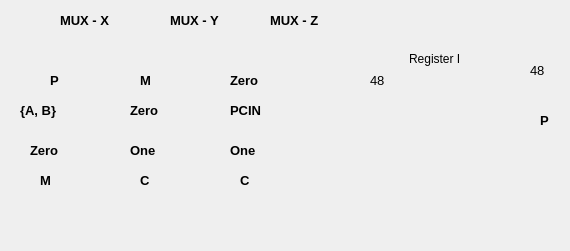
    <widget class="QWidget" name="tabMult">
     <attribute name="title">
      <string>DSP48 Multiplier &amp; Output</string>
     </attribute>
     <widget class="QLabel" name="lab_m_x">
      <property name="geometry">
       <rect>
        <x>80</x>
        <y>60</y>
        <width>22</width>
        <height>161</height>
       </rect>
      </property>
      <property name="sizePolicy">
       <sizepolicy hsizetype="Preferred" vsizetype="Preferred">
        <horstretch>0</horstretch>
        <verstretch>0</verstretch>
       </sizepolicy>
      </property>
      <property name="styleSheet">
       <string notr="true">background: rgba(255,255,255,0%)</string>
      </property>
      <property name="text">
       <string/>
      </property>
      <property name="textFormat">
       <enum>Qt::PlainText</enum>
      </property>
      <property name="pixmap">
       <pixmap resource="ui_res.qrc">:/image/m_l_nop.png</pixmap>
      </property>
      <property name="scaledContents">
       <bool>false</bool>
      </property>
     </widget>
     <widget class="QLabel" name="lab_m_mux_x">
      <property name="geometry">
       <rect>
        <x>60</x>
        <y>10</y>
        <width>61</width>
        <height>21</height>
       </rect>
      </property>
      <property name="font">
       <font>
        <pointsize>10</pointsize>
        <weight>75</weight>
        <bold>true</bold>
       </font>
      </property>
      <property name="styleSheet">
       <string notr="true">background: rgba(255,255,255,0%)</string>
      </property>
      <property name="text">
       <string>MUX - X</string>
      </property>
     </widget>
     <widget class="QLabel" name="lab_w_mx_0">
      <property name="geometry">
       <rect>
        <x>60</x>
        <y>90</y>
        <width>22</width>
        <height>2</height>
       </rect>
      </property>
      <property name="sizePolicy">
       <sizepolicy hsizetype="Preferred" vsizetype="Preferred">
        <horstretch>0</horstretch>
        <verstretch>0</verstretch>
       </sizepolicy>
      </property>
      <property name="styleSheet">
       <string notr="true">background: rgba(255,255,255,0%)</string>
      </property>
      <property name="text">
       <string/>
      </property>
      <property name="textFormat">
       <enum>Qt::PlainText</enum>
      </property>
      <property name="pixmap">
       <pixmap resource="ui_res.qrc">:/image/short_w.png</pixmap>
      </property>
      <property name="scaledContents">
       <bool>false</bool>
      </property>
     </widget>
     <widget class="QLabel" name="lab_t_mux_x_0">
      <property name="geometry">
       <rect>
        <x>50</x>
        <y>70</y>
        <width>21</width>
        <height>21</height>
       </rect>
      </property>
      <property name="font">
       <font>
        <pointsize>10</pointsize>
        <weight>75</weight>
        <bold>true</bold>
       </font>
      </property>
      <property name="styleSheet">
       <string notr="true">background: rgba(255,255,255,0%)</string>
      </property>
      <property name="text">
       <string>P</string>
      </property>
     </widget>
     <widget class="QLabel" name="lab_w_mx_1">
      <property name="geometry">
       <rect>
        <x>60</x>
        <y>120</y>
        <width>22</width>
        <height>2</height>
       </rect>
      </property>
      <property name="sizePolicy">
       <sizepolicy hsizetype="Preferred" vsizetype="Preferred">
        <horstretch>0</horstretch>
        <verstretch>0</verstretch>
       </sizepolicy>
      </property>
      <property name="styleSheet">
       <string notr="true">background: rgba(255,255,255,0%)</string>
      </property>
      <property name="text">
       <string/>
      </property>
      <property name="textFormat">
       <enum>Qt::PlainText</enum>
      </property>
      <property name="pixmap">
       <pixmap resource="ui_res.qrc">:/image/short_w.png</pixmap>
      </property>
      <property name="scaledContents">
       <bool>false</bool>
      </property>
     </widget>
     <widget class="QLabel" name="lab_w_mx_2">
      <property name="geometry">
       <rect>
        <x>60</x>
        <y>160</y>
        <width>22</width>
        <height>2</height>
       </rect>
      </property>
      <property name="sizePolicy">
       <sizepolicy hsizetype="Preferred" vsizetype="Preferred">
        <horstretch>0</horstretch>
        <verstretch>0</verstretch>
       </sizepolicy>
      </property>
      <property name="styleSheet">
       <string notr="true">background: rgba(255,255,255,0%)</string>
      </property>
      <property name="text">
       <string/>
      </property>
      <property name="textFormat">
       <enum>Qt::PlainText</enum>
      </property>
      <property name="pixmap">
       <pixmap resource="ui_res.qrc">:/image/short_w.png</pixmap>
      </property>
      <property name="scaledContents">
       <bool>false</bool>
      </property>
     </widget>
     <widget class="QLabel" name="lab_w_mx_3">
      <property name="geometry">
       <rect>
        <x>60</x>
        <y>190</y>
        <width>22</width>
        <height>2</height>
       </rect>
      </property>
      <property name="sizePolicy">
       <sizepolicy hsizetype="Preferred" vsizetype="Preferred">
        <horstretch>0</horstretch>
        <verstretch>0</verstretch>
       </sizepolicy>
      </property>
      <property name="styleSheet">
       <string notr="true">background: rgba(255,255,255,0%)</string>
      </property>
      <property name="text">
       <string/>
      </property>
      <property name="textFormat">
       <enum>Qt::PlainText</enum>
      </property>
      <property name="pixmap">
       <pixmap resource="ui_res.qrc">:/image/short_w.png</pixmap>
      </property>
      <property name="scaledContents">
       <bool>false</bool>
      </property>
     </widget>
     <widget class="QLabel" name="lab_t_mux_x_1">
      <property name="geometry">
       <rect>
        <x>20</x>
        <y>100</y>
        <width>41</width>
        <height>21</height>
       </rect>
      </property>
      <property name="font">
       <font>
        <pointsize>10</pointsize>
        <weight>75</weight>
        <bold>true</bold>
       </font>
      </property>
      <property name="styleSheet">
       <string notr="true">background: rgba(255,255,255,0%)</string>
      </property>
      <property name="text">
       <string>{A, B}</string>
      </property>
     </widget>
     <widget class="QLabel" name="lab_t_mux_x_2">
      <property name="geometry">
       <rect>
        <x>30</x>
        <y>140</y>
        <width>41</width>
        <height>21</height>
       </rect>
      </property>
      <property name="font">
       <font>
        <pointsize>10</pointsize>
        <weight>75</weight>
        <bold>true</bold>
       </font>
      </property>
      <property name="styleSheet">
       <string notr="true">background: rgba(255,255,255,0%)</string>
      </property>
      <property name="text">
       <string>Zero</string>
      </property>
     </widget>
     <widget class="QLabel" name="lab_t_mux_x_3">
      <property name="geometry">
       <rect>
        <x>40</x>
        <y>170</y>
        <width>31</width>
        <height>21</height>
       </rect>
      </property>
      <property name="font">
       <font>
        <pointsize>10</pointsize>
        <weight>75</weight>
        <bold>true</bold>
       </font>
      </property>
      <property name="styleSheet">
       <string notr="true">background: rgba(255,255,255,0%)</string>
      </property>
      <property name="text">
       <string>M</string>
      </property>
     </widget>
     <widget class="QLabel" name="lab_m_y">
      <property name="geometry">
       <rect>
        <x>180</x>
        <y>60</y>
        <width>22</width>
        <height>161</height>
       </rect>
      </property>
      <property name="sizePolicy">
       <sizepolicy hsizetype="Preferred" vsizetype="Preferred">
        <horstretch>0</horstretch>
        <verstretch>0</verstretch>
       </sizepolicy>
      </property>
      <property name="styleSheet">
       <string notr="true">background: rgba(255,255,255,0%)</string>
      </property>
      <property name="text">
       <string/>
      </property>
      <property name="textFormat">
       <enum>Qt::PlainText</enum>
      </property>
      <property name="pixmap">
       <pixmap resource="ui_res.qrc">:/image/m_l_nop.png</pixmap>
      </property>
      <property name="scaledContents">
       <bool>false</bool>
      </property>
     </widget>
     <widget class="QLabel" name="lab_w_my_0">
      <property name="geometry">
       <rect>
        <x>160</x>
        <y>90</y>
        <width>22</width>
        <height>2</height>
       </rect>
      </property>
      <property name="sizePolicy">
       <sizepolicy hsizetype="Preferred" vsizetype="Preferred">
        <horstretch>0</horstretch>
        <verstretch>0</verstretch>
       </sizepolicy>
      </property>
      <property name="styleSheet">
       <string notr="true">background: rgba(255,255,255,0%)</string>
      </property>
      <property name="text">
       <string/>
      </property>
      <property name="textFormat">
       <enum>Qt::PlainText</enum>
      </property>
      <property name="pixmap">
       <pixmap resource="ui_res.qrc">:/image/short_w.png</pixmap>
      </property>
      <property name="scaledContents">
       <bool>false</bool>
      </property>
     </widget>
     <widget class="QLabel" name="lab_m_mux_y">
      <property name="geometry">
       <rect>
        <x>170</x>
        <y>10</y>
        <width>61</width>
        <height>21</height>
       </rect>
      </property>
      <property name="font">
       <font>
        <pointsize>10</pointsize>
        <weight>75</weight>
        <bold>true</bold>
       </font>
      </property>
      <property name="styleSheet">
       <string notr="true">background: rgba(255,255,255,0%)</string>
      </property>
      <property name="text">
       <string>MUX - Y</string>
      </property>
     </widget>
     <widget class="QLabel" name="lab_t_mux_y_0">
      <property name="geometry">
       <rect>
        <x>140</x>
        <y>70</y>
        <width>21</width>
        <height>21</height>
       </rect>
      </property>
      <property name="font">
       <font>
        <pointsize>10</pointsize>
        <weight>75</weight>
        <bold>true</bold>
       </font>
      </property>
      <property name="styleSheet">
       <string notr="true">background: rgba(255,255,255,0%)</string>
      </property>
      <property name="text">
       <string>M</string>
      </property>
     </widget>
     <widget class="QLabel" name="lab_t_mux_y_3">
      <property name="geometry">
       <rect>
        <x>140</x>
        <y>170</y>
        <width>21</width>
        <height>21</height>
       </rect>
      </property>
      <property name="font">
       <font>
        <pointsize>10</pointsize>
        <weight>75</weight>
        <bold>true</bold>
       </font>
      </property>
      <property name="styleSheet">
       <string notr="true">background: rgba(255,255,255,0%)</string>
      </property>
      <property name="text">
       <string>C</string>
      </property>
     </widget>
     <widget class="QLabel" name="lab_w_my_1">
      <property name="geometry">
       <rect>
        <x>160</x>
        <y>120</y>
        <width>22</width>
        <height>2</height>
       </rect>
      </property>
      <property name="sizePolicy">
       <sizepolicy hsizetype="Preferred" vsizetype="Preferred">
        <horstretch>0</horstretch>
        <verstretch>0</verstretch>
       </sizepolicy>
      </property>
      <property name="styleSheet">
       <string notr="true">background: rgba(255,255,255,0%)</string>
      </property>
      <property name="text">
       <string/>
      </property>
      <property name="textFormat">
       <enum>Qt::PlainText</enum>
      </property>
      <property name="pixmap">
       <pixmap resource="ui_res.qrc">:/image/short_w.png</pixmap>
      </property>
      <property name="scaledContents">
       <bool>false</bool>
      </property>
     </widget>
     <widget class="QLabel" name="lab_w_my_3">
      <property name="geometry">
       <rect>
        <x>160</x>
        <y>190</y>
        <width>22</width>
        <height>2</height>
       </rect>
      </property>
      <property name="sizePolicy">
       <sizepolicy hsizetype="Preferred" vsizetype="Preferred">
        <horstretch>0</horstretch>
        <verstretch>0</verstretch>
       </sizepolicy>
      </property>
      <property name="styleSheet">
       <string notr="true">background: rgba(255,255,255,0%)</string>
      </property>
      <property name="text">
       <string/>
      </property>
      <property name="textFormat">
       <enum>Qt::PlainText</enum>
      </property>
      <property name="pixmap">
       <pixmap resource="ui_res.qrc">:/image/short_w.png</pixmap>
      </property>
      <property name="scaledContents">
       <bool>false</bool>
      </property>
     </widget>
     <widget class="QLabel" name="lab_t_mux_y_1">
      <property name="geometry">
       <rect>
        <x>130</x>
        <y>100</y>
        <width>41</width>
        <height>21</height>
       </rect>
      </property>
      <property name="font">
       <font>
        <pointsize>10</pointsize>
        <weight>75</weight>
        <bold>true</bold>
       </font>
      </property>
      <property name="styleSheet">
       <string notr="true">background: rgba(255,255,255,0%)</string>
      </property>
      <property name="text">
       <string>Zero</string>
      </property>
     </widget>
     <widget class="QLabel" name="lab_w_my_2">
      <property name="geometry">
       <rect>
        <x>160</x>
        <y>160</y>
        <width>22</width>
        <height>2</height>
       </rect>
      </property>
      <property name="sizePolicy">
       <sizepolicy hsizetype="Preferred" vsizetype="Preferred">
        <horstretch>0</horstretch>
        <verstretch>0</verstretch>
       </sizepolicy>
      </property>
      <property name="styleSheet">
       <string notr="true">background: rgba(255,255,255,0%)</string>
      </property>
      <property name="text">
       <string/>
      </property>
      <property name="textFormat">
       <enum>Qt::PlainText</enum>
      </property>
      <property name="pixmap">
       <pixmap resource="ui_res.qrc">:/image/short_w.png</pixmap>
      </property>
      <property name="scaledContents">
       <bool>false</bool>
      </property>
     </widget>
     <widget class="QLabel" name="lab_t_mux_y_2">
      <property name="geometry">
       <rect>
        <x>130</x>
        <y>140</y>
        <width>31</width>
        <height>21</height>
       </rect>
      </property>
      <property name="font">
       <font>
        <pointsize>10</pointsize>
        <weight>75</weight>
        <bold>true</bold>
       </font>
      </property>
      <property name="styleSheet">
       <string notr="true">background: rgba(255,255,255,0%)</string>
      </property>
      <property name="text">
       <string>One</string>
      </property>
     </widget>
     <widget class="QLabel" name="lab_t_mux_y_4">
      <property name="geometry">
       <rect>
        <x>240</x>
        <y>170</y>
        <width>21</width>
        <height>21</height>
       </rect>
      </property>
      <property name="font">
       <font>
        <pointsize>10</pointsize>
        <weight>75</weight>
        <bold>true</bold>
       </font>
      </property>
      <property name="styleSheet">
       <string notr="true">background: rgba(255,255,255,0%)</string>
      </property>
      <property name="text">
       <string>C</string>
      </property>
     </widget>
     <widget class="QLabel" name="lab_w_mz_0">
      <property name="geometry">
       <rect>
        <x>260</x>
        <y>90</y>
        <width>22</width>
        <height>2</height>
       </rect>
      </property>
      <property name="sizePolicy">
       <sizepolicy hsizetype="Preferred" vsizetype="Preferred">
        <horstretch>0</horstretch>
        <verstretch>0</verstretch>
       </sizepolicy>
      </property>
      <property name="styleSheet">
       <string notr="true">background: rgba(255,255,255,0%)</string>
      </property>
      <property name="text">
       <string/>
      </property>
      <property name="textFormat">
       <enum>Qt::PlainText</enum>
      </property>
      <property name="pixmap">
       <pixmap resource="ui_res.qrc">:/image/short_w.png</pixmap>
      </property>
      <property name="scaledContents">
       <bool>false</bool>
      </property>
     </widget>
     <widget class="QLabel" name="lab_w_mz_2">
      <property name="geometry">
       <rect>
        <x>260</x>
        <y>160</y>
        <width>22</width>
        <height>2</height>
       </rect>
      </property>
      <property name="sizePolicy">
       <sizepolicy hsizetype="Preferred" vsizetype="Preferred">
        <horstretch>0</horstretch>
        <verstretch>0</verstretch>
       </sizepolicy>
      </property>
      <property name="styleSheet">
       <string notr="true">background: rgba(255,255,255,0%)</string>
      </property>
      <property name="text">
       <string/>
      </property>
      <property name="textFormat">
       <enum>Qt::PlainText</enum>
      </property>
      <property name="pixmap">
       <pixmap resource="ui_res.qrc">:/image/short_w.png</pixmap>
      </property>
      <property name="scaledContents">
       <bool>false</bool>
      </property>
     </widget>
     <widget class="QLabel" name="lab_t_mux_z_0">
      <property name="geometry">
       <rect>
        <x>230</x>
        <y>70</y>
        <width>41</width>
        <height>21</height>
       </rect>
      </property>
      <property name="font">
       <font>
        <pointsize>10</pointsize>
        <weight>75</weight>
        <bold>true</bold>
       </font>
      </property>
      <property name="styleSheet">
       <string notr="true">background: rgba(255,255,255,0%)</string>
      </property>
      <property name="text">
       <string>Zero</string>
      </property>
     </widget>
     <widget class="QLabel" name="lab_m_z">
      <property name="geometry">
       <rect>
        <x>280</x>
        <y>60</y>
        <width>22</width>
        <height>161</height>
       </rect>
      </property>
      <property name="sizePolicy">
       <sizepolicy hsizetype="Preferred" vsizetype="Preferred">
        <horstretch>0</horstretch>
        <verstretch>0</verstretch>
       </sizepolicy>
      </property>
      <property name="styleSheet">
       <string notr="true">background: rgba(255,255,255,0%)</string>
      </property>
      <property name="text">
       <string/>
      </property>
      <property name="textFormat">
       <enum>Qt::PlainText</enum>
      </property>
      <property name="pixmap">
       <pixmap resource="ui_res.qrc">:/image/m_l_nop.png</pixmap>
      </property>
      <property name="scaledContents">
       <bool>false</bool>
      </property>
     </widget>
     <widget class="QLabel" name="lab_w_mz_3">
      <property name="geometry">
       <rect>
        <x>260</x>
        <y>190</y>
        <width>22</width>
        <height>2</height>
       </rect>
      </property>
      <property name="sizePolicy">
       <sizepolicy hsizetype="Preferred" vsizetype="Preferred">
        <horstretch>0</horstretch>
        <verstretch>0</verstretch>
       </sizepolicy>
      </property>
      <property name="styleSheet">
       <string notr="true">background: rgba(255,255,255,0%)</string>
      </property>
      <property name="text">
       <string/>
      </property>
      <property name="textFormat">
       <enum>Qt::PlainText</enum>
      </property>
      <property name="pixmap">
       <pixmap resource="ui_res.qrc">:/image/short_w.png</pixmap>
      </property>
      <property name="scaledContents">
       <bool>false</bool>
      </property>
     </widget>
     <widget class="QLabel" name="lab_t_mux_z_1">
      <property name="geometry">
       <rect>
        <x>230</x>
        <y>100</y>
        <width>31</width>
        <height>21</height>
       </rect>
      </property>
      <property name="font">
       <font>
        <pointsize>10</pointsize>
        <weight>75</weight>
        <bold>true</bold>
       </font>
      </property>
      <property name="styleSheet">
       <string notr="true">background: rgba(255,255,255,0%)</string>
      </property>
      <property name="text">
       <string>PCIN</string>
      </property>
     </widget>
     <widget class="QLabel" name="lab_w_mz_1">
      <property name="geometry">
       <rect>
        <x>260</x>
        <y>120</y>
        <width>22</width>
        <height>2</height>
       </rect>
      </property>
      <property name="sizePolicy">
       <sizepolicy hsizetype="Preferred" vsizetype="Preferred">
        <horstretch>0</horstretch>
        <verstretch>0</verstretch>
       </sizepolicy>
      </property>
      <property name="styleSheet">
       <string notr="true">background: rgba(255,255,255,0%)</string>
      </property>
      <property name="text">
       <string/>
      </property>
      <property name="textFormat">
       <enum>Qt::PlainText</enum>
      </property>
      <property name="pixmap">
       <pixmap resource="ui_res.qrc">:/image/short_w.png</pixmap>
      </property>
      <property name="scaledContents">
       <bool>false</bool>
      </property>
     </widget>
     <widget class="QLabel" name="lab_m_mux_z">
      <property name="geometry">
       <rect>
        <x>270</x>
        <y>10</y>
        <width>61</width>
        <height>21</height>
       </rect>
      </property>
      <property name="font">
       <font>
        <pointsize>10</pointsize>
        <weight>75</weight>
        <bold>true</bold>
       </font>
      </property>
      <property name="styleSheet">
       <string notr="true">background: rgba(255,255,255,0%)</string>
      </property>
      <property name="text">
       <string>MUX - Z</string>
      </property>
     </widget>
     <widget class="QLabel" name="lab_t_mux_y_7">
      <property name="geometry">
       <rect>
        <x>230</x>
        <y>140</y>
        <width>31</width>
        <height>21</height>
       </rect>
      </property>
      <property name="font">
       <font>
        <pointsize>10</pointsize>
        <weight>75</weight>
        <bold>true</bold>
       </font>
      </property>
      <property name="styleSheet">
       <string notr="true">background: rgba(255,255,255,0%)</string>
      </property>
      <property name="text">
       <string>One</string>
      </property>
     </widget>
     <widget class="QLabel" name="lab_w_sum0">
      <property name="geometry">
       <rect>
        <x>100</x>
        <y>40</y>
        <width>242</width>
        <height>102</height>
       </rect>
      </property>
      <property name="sizePolicy">
       <sizepolicy hsizetype="Preferred" vsizetype="Preferred">
        <horstretch>0</horstretch>
        <verstretch>0</verstretch>
       </sizepolicy>
      </property>
      <property name="styleSheet">
       <string notr="true">background: rgba(255,255,255,0%)</string>
      </property>
      <property name="text">
       <string/>
      </property>
      <property name="textFormat">
       <enum>Qt::PlainText</enum>
      </property>
      <property name="pixmap">
       <pixmap resource="ui_res.qrc">:/image/SUM_W1.png</pixmap>
      </property>
      <property name="scaledContents">
       <bool>false</bool>
      </property>
     </widget>
     <widget class="QLabel" name="lab_w_sum2">
      <property name="geometry">
       <rect>
        <x>200</x>
        <y>140</y>
        <width>142</width>
        <height>102</height>
       </rect>
      </property>
      <property name="sizePolicy">
       <sizepolicy hsizetype="Preferred" vsizetype="Preferred">
        <horstretch>0</horstretch>
        <verstretch>0</verstretch>
       </sizepolicy>
      </property>
      <property name="styleSheet">
       <string notr="true">background: rgba(255,255,255,0%)</string>
      </property>
      <property name="text">
       <string/>
      </property>
      <property name="textFormat">
       <enum>Qt::PlainText</enum>
      </property>
      <property name="pixmap">
       <pixmap resource="ui_res.qrc">:/image/SUM_W2.png</pixmap>
      </property>
      <property name="scaledContents">
       <bool>false</bool>
      </property>
     </widget>
     <widget class="QLabel" name="lab_w_mzo">
      <property name="geometry">
       <rect>
        <x>300</x>
        <y>140</y>
        <width>22</width>
        <height>2</height>
       </rect>
      </property>
      <property name="sizePolicy">
       <sizepolicy hsizetype="Preferred" vsizetype="Preferred">
        <horstretch>0</horstretch>
        <verstretch>0</verstretch>
       </sizepolicy>
      </property>
      <property name="styleSheet">
       <string notr="true">background: rgba(255,255,255,0%)</string>
      </property>
      <property name="text">
       <string/>
      </property>
      <property name="textFormat">
       <enum>Qt::PlainText</enum>
      </property>
      <property name="pixmap">
       <pixmap resource="ui_res.qrc">:/image/short_w.png</pixmap>
      </property>
      <property name="scaledContents">
       <bool>false</bool>
      </property>
     </widget>
     <widget class="QLabel" name="lab_alu_sum">
      <property name="geometry">
       <rect>
        <x>320</x>
        <y>120</y>
        <width>41</width>
        <height>41</height>
       </rect>
      </property>
      <property name="sizePolicy">
       <sizepolicy hsizetype="Preferred" vsizetype="Preferred">
        <horstretch>0</horstretch>
        <verstretch>0</verstretch>
       </sizepolicy>
      </property>
      <property name="styleSheet">
       <string notr="true">background: rgba(255,255,255,0%)</string>
      </property>
      <property name="text">
       <string/>
      </property>
      <property name="textFormat">
       <enum>Qt::PlainText</enum>
      </property>
      <property name="pixmap">
       <pixmap resource="ui_res.qrc">:/image/a_sum.png</pixmap>
      </property>
      <property name="scaledContents">
       <bool>false</bool>
      </property>
     </widget>
     <widget class="QLabel" name="lab_f_p">
      <property name="geometry">
       <rect>
        <x>360</x>
        <y>110</y>
        <width>132</width>
        <height>107</height>
       </rect>
      </property>
      <property name="sizePolicy">
       <sizepolicy hsizetype="Preferred" vsizetype="Preferred">
        <horstretch>0</horstretch>
        <verstretch>0</verstretch>
       </sizepolicy>
      </property>
      <property name="styleSheet">
       <string notr="true">background: rgba(255,255,255,0%)</string>
      </property>
      <property name="text">
       <string/>
      </property>
      <property name="textFormat">
       <enum>Qt::PlainText</enum>
      </property>
      <property name="pixmap">
       <pixmap resource="ui_res.qrc">:/image/f_p.png</pixmap>
      </property>
      <property name="scaledContents">
       <bool>false</bool>
      </property>
     </widget>
     <widget class="QLabel" name="lab_t_pout">
      <property name="geometry">
       <rect>
        <x>540</x>
        <y>110</y>
        <width>21</width>
        <height>21</height>
       </rect>
      </property>
      <property name="font">
       <font>
        <pointsize>10</pointsize>
        <weight>75</weight>
        <bold>true</bold>
       </font>
      </property>
      <property name="styleSheet">
       <string notr="true">background: rgba(255,255,255,0%)</string>
      </property>
      <property name="text">
       <string>P</string>
      </property>
     </widget>
     <widget class="QLabel" name="lab_m_p">
      <property name="geometry">
       <rect>
        <x>490</x>
        <y>80</y>
        <width>21</width>
        <height>81</height>
       </rect>
      </property>
      <property name="sizePolicy">
       <sizepolicy hsizetype="Preferred" vsizetype="Preferred">
        <horstretch>0</horstretch>
        <verstretch>0</verstretch>
       </sizepolicy>
      </property>
      <property name="styleSheet">
       <string notr="true">background: rgba(255,255,255,0%)</string>
      </property>
      <property name="text">
       <string/>
      </property>
      <property name="textFormat">
       <enum>Qt::PlainText</enum>
      </property>
      <property name="pixmap">
       <pixmap resource="ui_res.qrc">:/image/m_nop.png</pixmap>
      </property>
      <property name="scaledContents">
       <bool>false</bool>
      </property>
     </widget>
     <widget class="QLabel" name="lab_w_P_mux">
      <property name="geometry">
       <rect>
        <x>360</x>
        <y>90</y>
        <width>132</width>
        <height>52</height>
       </rect>
      </property>
      <property name="sizePolicy">
       <sizepolicy hsizetype="Preferred" vsizetype="Preferred">
        <horstretch>0</horstretch>
        <verstretch>0</verstretch>
       </sizepolicy>
      </property>
      <property name="styleSheet">
       <string notr="true">background: rgba(255,255,255,0%)</string>
      </property>
      <property name="text">
       <string/>
      </property>
      <property name="textFormat">
       <enum>Qt::PlainText</enum>
      </property>
      <property name="pixmap">
       <pixmap resource="ui_res.qrc">:/image/w_d1.png</pixmap>
      </property>
      <property name="scaledContents">
       <bool>false</bool>
      </property>
     </widget>
     <widget class="QLabel" name="lab_w_pout">
      <property name="geometry">
       <rect>
        <x>510</x>
        <y>120</y>
        <width>22</width>
        <height>2</height>
       </rect>
      </property>
      <property name="sizePolicy">
       <sizepolicy hsizetype="Preferred" vsizetype="Preferred">
        <horstretch>0</horstretch>
        <verstretch>0</verstretch>
       </sizepolicy>
      </property>
      <property name="styleSheet">
       <string notr="true">background: rgba(255,255,255,0%)</string>
      </property>
      <property name="text">
       <string/>
      </property>
      <property name="textFormat">
       <enum>Qt::PlainText</enum>
      </property>
      <property name="pixmap">
       <pixmap resource="ui_res.qrc">:/image/short_w.png</pixmap>
      </property>
      <property name="scaledContents">
       <bool>false</bool>
      </property>
     </widget>
     <widget class="QLabel" name="lab_p_bw_1">
      <property name="geometry">
       <rect>
        <x>530</x>
        <y>60</y>
        <width>31</width>
        <height>21</height>
       </rect>
      </property>
      <property name="font">
       <font>
        <pointsize>10</pointsize>
        <weight>50</weight>
        <bold>false</bold>
       </font>
      </property>
      <property name="styleSheet">
       <string notr="true">background: rgba(255,255,255,0%)</string>
      </property>
      <property name="text">
       <string>48</string>
      </property>
     </widget>
     <widget class="QLabel" name="lab_p_bw_0">
      <property name="geometry">
       <rect>
        <x>370</x>
        <y>70</y>
        <width>31</width>
        <height>21</height>
       </rect>
      </property>
      <property name="font">
       <font>
        <pointsize>10</pointsize>
        <weight>50</weight>
        <bold>false</bold>
       </font>
      </property>
      <property name="styleSheet">
       <string notr="true">background: rgba(255,255,255,0%)</string>
      </property>
      <property name="text">
       <string>48</string>
      </property>
     </widget>
     <widget class="QCheckBox" name="cb_reg0_p">
      <property name="geometry">
       <rect>
        <x>390</x>
        <y>50</y>
        <width>70</width>
        <height>17</height>
       </rect>
      </property>
      <property name="styleSheet">
       <string notr="true">background: rgba(255,255,255,0%)</string>
      </property>
      <property name="text">
       <string>Register I</string>
      </property>
     </widget>
     <widget class="QLabel" name="lab_w_pfb">
      <property name="geometry">
       <rect>
        <x>70</x>
        <y>30</y>
        <width>453</width>
        <height>93</height>
       </rect>
      </property>
      <property name="sizePolicy">
       <sizepolicy hsizetype="Preferred" vsizetype="Preferred">
        <horstretch>0</horstretch>
        <verstretch>0</verstretch>
       </sizepolicy>
      </property>
      <property name="styleSheet">
       <string notr="true">background: rgba(255,255,255,0%)</string>
      </property>
      <property name="text">
       <string/>
      </property>
      <property name="textFormat">
       <enum>Qt::PlainText</enum>
      </property>
      <property name="pixmap">
       <pixmap resource="ui_res.qrc">:/image/w_pfb.png</pixmap>
      </property>
      <property name="scaledContents">
       <bool>false</bool>
      </property>
     </widget>
     <zorder>lab_m_x</zorder>
     <zorder>lab_m_mux_x</zorder>
     <zorder>lab_w_mx_0</zorder>
     <zorder>lab_t_mux_x_0</zorder>
     <zorder>lab_w_mx_1</zorder>
     <zorder>lab_w_mx_2</zorder>
     <zorder>lab_w_mx_3</zorder>
     <zorder>lab_t_mux_x_1</zorder>
     <zorder>lab_t_mux_x_2</zorder>
     <zorder>lab_t_mux_x_3</zorder>
     <zorder>lab_m_y</zorder>
     <zorder>lab_w_my_0</zorder>
     <zorder>lab_m_mux_y</zorder>
     <zorder>lab_t_mux_y_0</zorder>
     <zorder>lab_t_mux_y_3</zorder>
     <zorder>lab_w_my_1</zorder>
     <zorder>lab_w_my_3</zorder>
     <zorder>lab_t_mux_y_1</zorder>
     <zorder>lab_w_my_2</zorder>
     <zorder>lab_t_mux_y_2</zorder>
     <zorder>lab_t_mux_y_4</zorder>
     <zorder>lab_w_mz_0</zorder>
     <zorder>lab_w_mz_2</zorder>
     <zorder>lab_t_mux_z_0</zorder>
     <zorder>lab_m_z</zorder>
     <zorder>lab_w_mz_3</zorder>
     <zorder>lab_t_mux_z_1</zorder>
     <zorder>lab_w_mz_1</zorder>
     <zorder>lab_m_mux_z</zorder>
     <zorder>lab_t_mux_y_7</zorder>
     <zorder>lab_w_sum0</zorder>
     <zorder>lab_w_sum2</zorder>
     <zorder>lab_w_mzo</zorder>
     <zorder>lab_alu_sum</zorder>
     <zorder>lab_f_p</zorder>
     <zorder>lab_t_pout</zorder>
     <zorder>lab_m_p</zorder>
     <zorder>lab_w_P_mux</zorder>
     <zorder>lab_w_pout</zorder>
     <zorder>lab_p_bw_1</zorder>
     <zorder>lab_p_bw_0</zorder>
     <zorder>lab_w_pfb</zorder>
     <zorder>cb_reg0_p</zorder>
    </widget>
